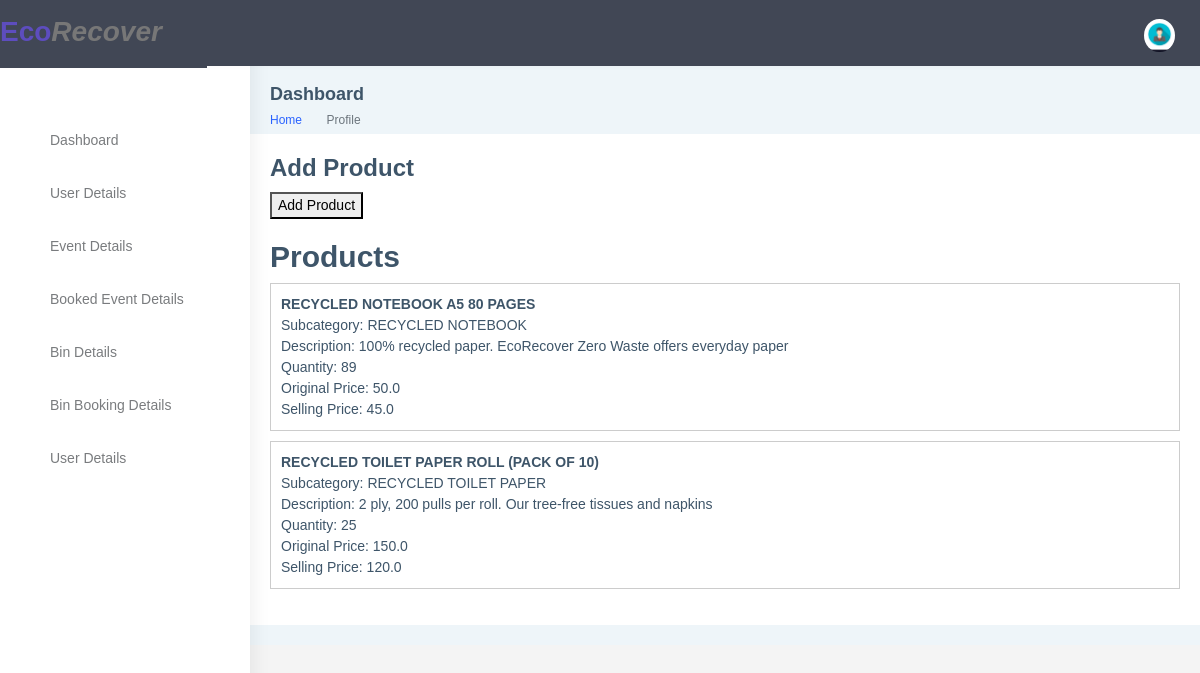
The app's page /add_product1/ (signed in), older data.
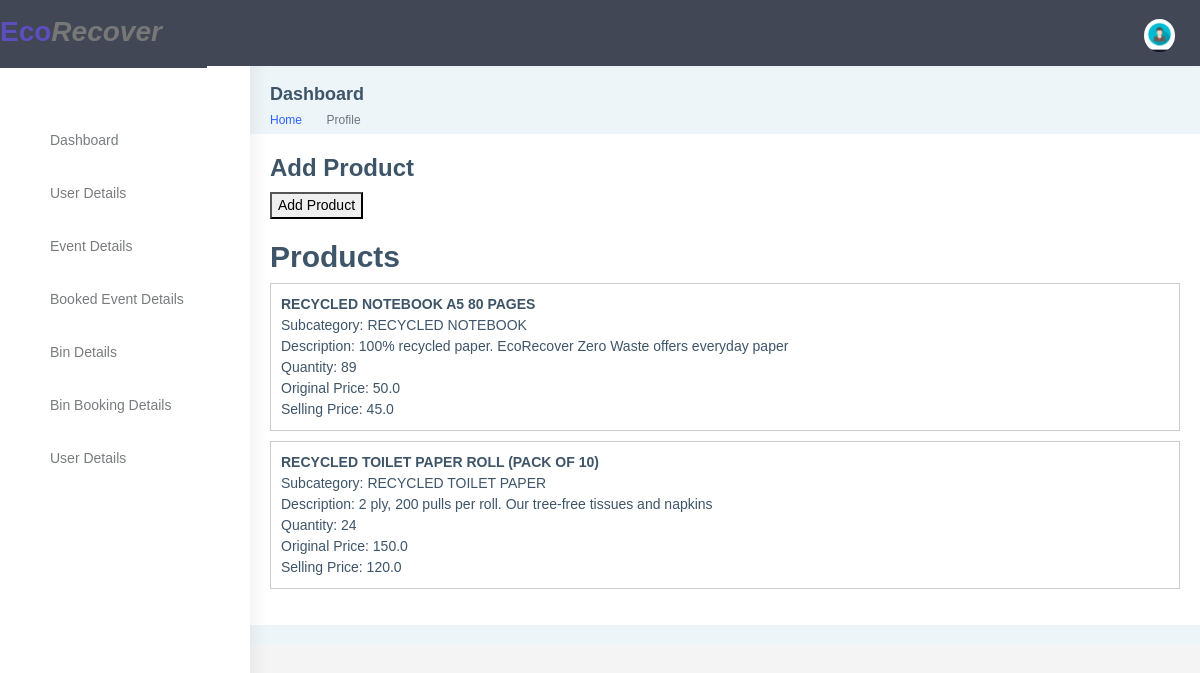
The same page, newer data.
### app322/models.py (models this page shows, shortened)
class Product(models.Model):
    subcategory = models.ForeignKey('Subcategory', on_delete=models.CASCADE, null=True, blank=True)
    user = models.ForeignKey(User, on_delete=models.CASCADE,default=0)
    name = models.CharField(max_length=100, null=False, blank=False)
    product_image = models.ImageField(upload_to="product_images", null=False, blank=False)
    description = models.CharField(max_length=500, null=False, blank=False)
    quantity = models.IntegerField(null=False, blank=False)
    original_price = models.FloatField(null=False, blank=False)
    selling_price = models.FloatField(null=False, blank=False)
    status = models.BooleanField(default=False, help_text="0=default,1=Hidden")
    trending = models.BooleanField(default=False, help_text="0=default,1=Trending")
    created_date = models.DateTimeField(auto_now_add=True)
    updated_date = models.DateTimeField(auto_now=True)

class Subcategory(models.Model):
    category = models.ForeignKey(Category, on_delete=models.CASCADE)
    name = models.CharField(max_length=50, null=False, blank=False)
    description = models.CharField(max_length=500, null=False, blank=False, default="Default subcategory description")
    image = models.ImageField(upload_to="subcategory_images", null=False, blank=False)
    created_date = models.DateTimeField(auto_now_add=True)
    updated_date = models.DateTimeField(auto_now=True)
    status = models.BooleanField(default=False, help_text="0=default, 1=Hidden")
    trending = models.BooleanField(default=False, help_text="0=default, 1=Trending")

### app322/views.py (the view)
# urls.py: path('add_product1/', add_product, name='add_product1'),
@never_cache
@login_required(login_url='company_login')
@login_required
def add_product(request):
    if request.method == 'POST':
        subcategory_id = request.POST.get('subcategory')
        name = request.POST.get('name')
        description = request.POST.get('description')
        quantity = request.POST.get('quantity')
        original_price = request.POST.get('original_price')
        selling_price = request.POST.get('selling_price')
        image = request.FILES.get('image')
        user = request.user
        product = Product(subcategory_id=subcategory_id, user=user, name=name,
                          description=description, quantity=quantity,
                          original_price=original_price, selling_price=selling_price,
                          product_image=image)
        product.save()
        products = Product.objects.all()
        return render(request, 'main/products/add_product.html', {'message': 'Product added successfully!', 'products': products})
    elif request.method == 'GET':
        subcategories = Subcategory.objects.all()
        products = Product.objects.all()
        return render(request, 'main/products/add_product.html', {'subcategories': subcategories, 'products': products})
    else:
        return HttpResponse('Method not allowed')

### templates/main/products/add_product.html (shortened to what the changed rows need)
{% load static %}
<!DOCTYPE html>
<html dir="ltr" lang="en">
<head>
    <link href="{% static 'assets/libs/chartist/dist/chartist.min.css' %}" rel="stylesheet">
    <link href="{% static 'dist/css/style.min.css' %}" rel="stylesheet">
</head>
<body>
  <div id="main-wrapper" data-layout="vertical" data-navbarbg="skin5" data-sidebartype="full"
      data-sidebar-position="absolute" data-header-position="absolute" data-boxed-layout="full">
                <link rel="stylesheet" href="https://cdnjs.cloudflare.com/ajax/libs/font-awesome/5.15.3/css/all.min.css">
        <div class="page-wrapper">
            <div class="row">
              <div class="col-md-8">
                  <div class="card">
                      <div class="card-body">
<html lang="en">
<head>
</head>
<body>
    <h1>Add Product</h1>
    <div id="productList">
        <h2>Products</h2>
        <ul>
            {% for product in products %}
                <li>
                    <strong>{{ product.name }}</strong><br>
                    Subcategory: {{ product.subcategory.name }}<br>
                    Description: {{ product.description }}<br>
                    Quantity: {{ product.quantity }}<br>
                    Original Price: {{ product.original_price }}<br>
                    Selling Price: {{ product.selling_price }}<br>
                </li>
            {% endfor %}
        </ul>
    </div>
</body>
</html>

Row changes from the older to the newer data that the page shows:
changed Product "RECYCLED TOILET PAPER ROLL (PACK OF 10)": quantity "25" → "24"
